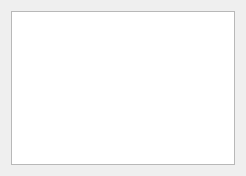
<?xml version="1.0" encoding="UTF-8"?>
<ui version="4.0">
 <class>RenderersList</class>
 <widget class="QWidget" name="RenderersList">
  <property name="geometry">
   <rect>
    <x>0</x>
    <y>0</y>
    <width>246</width>
    <height>176</height>
   </rect>
  </property>
  <property name="sizePolicy">
   <sizepolicy hsizetype="Maximum" vsizetype="Maximum">
    <horstretch>0</horstretch>
    <verstretch>0</verstretch>
   </sizepolicy>
  </property>
  <property name="windowTitle">
   <string>Form</string>
  </property>
  <layout class="QVBoxLayout" name="verticalLayout">
   <item>
    <widget class="QListWidget" name="listWidget"/>
   </item>
  </layout>
 </widget>
 <resources/>
 <connections/>
</ui>
